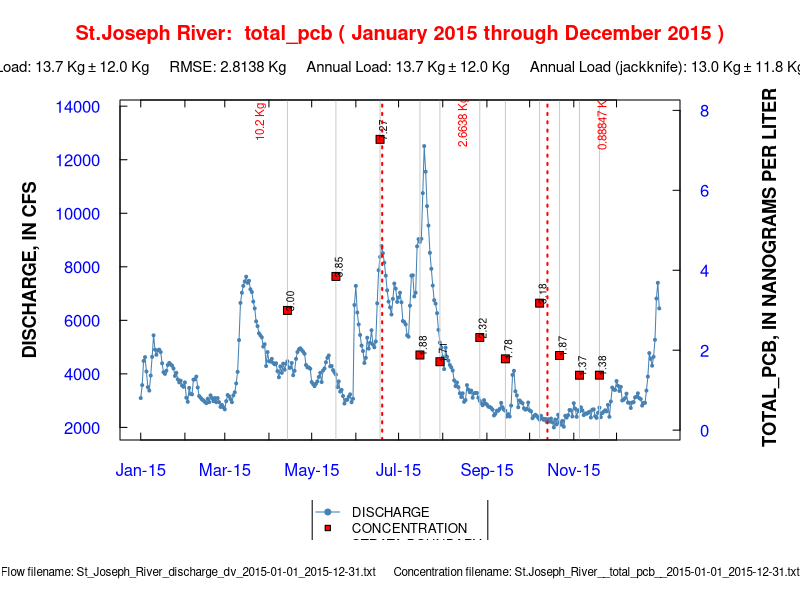
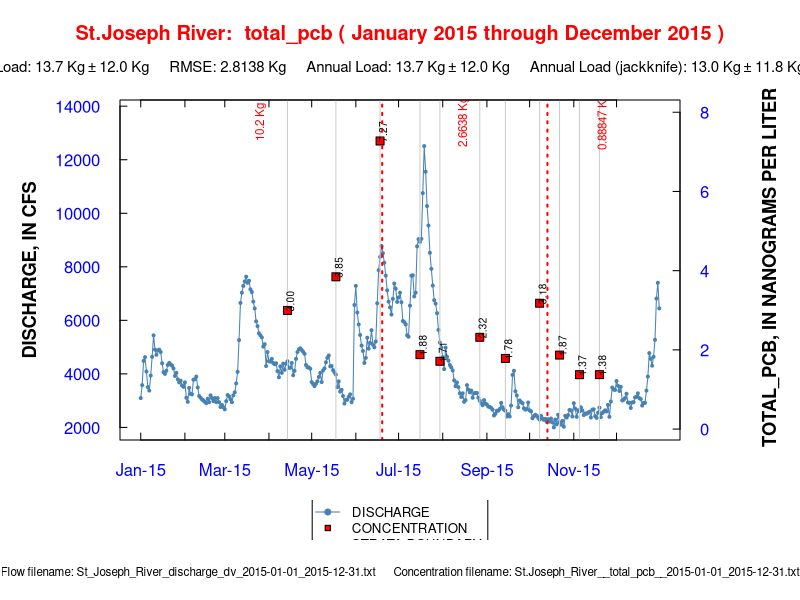

Source code (R) for these figures, in order:
 flow<-data.frame(cbind(Date=1,Q=rep(0,         365 )))
 colnames(flow)<-c("Date","Q")
 conc<-data.frame(cbind(Date=1,Q=rep(0,          11 )))
 colnames(conc)<-c("Date","Conc")
 num_strata<-3
 bound<-data.frame(Date=rep(0,           2 ))
 strata<-data.frame(Date=rep(0,           3 ))
flow$Date[1] <- "2015-01-01"; flow$Q[1] <-3095.499
flow$Date[2] <- "2015-01-02"; flow$Q[2] <-3579.569
flow$Date[3] <- "2015-01-03"; flow$Q[3] <-4484.015
flow$Date[4] <- "2015-01-04"; flow$Q[4] <-4624.141
flow$Date[5] <- "2015-01-05"; flow$Q[5] <-4089.116
flow$Date[6] <- "2015-01-06"; flow$Q[6] <-3503.137
flow$Date[7] <- "2015-01-07"; flow$Q[7] <-3375.750
flow$Date[8] <- "2015-01-08"; flow$Q[8] <-3936.252
flow$Date[9] <- "2015-01-09"; flow$Q[9] <-4636.879
flow$Date[10] <- "2015-01-10"; flow$Q[10] <-5439.416
flow$Date[11] <- "2015-01-11"; flow$Q[11] <-4904.392
flow$Date[12] <- "2015-01-12"; flow$Q[12] <-4713.312
flow$Date[13] <- "2015-01-13"; flow$Q[13] <-4878.914
flow$Date[14] <- "2015-01-14"; flow$Q[14] <-4904.392
flow$Date[15] <- "2015-01-15"; flow$Q[15] <-4815.221
flow$Date[16] <- "2015-01-16"; flow$Q[16] <-4394.845
flow$Date[17] <- "2015-01-17"; flow$Q[17] <-4063.639
flow$Date[18] <- "2015-01-18"; flow$Q[18] <-3999.945
flow$Date[19] <- "2015-01-19"; flow$Q[19] <-4114.594
flow$Date[20] <- "2015-01-20"; flow$Q[20] <-4331.151
flow$Date[21] <- "2015-01-21"; flow$Q[21] <-4407.583
flow$Date[22] <- "2015-01-22"; flow$Q[22] <-4356.628
flow$Date[23] <- "2015-01-23"; flow$Q[23] <-4305.674
flow$Date[24] <- "2015-01-24"; flow$Q[24] <-4203.764
flow$Date[25] <- "2015-01-25"; flow$Q[25] <-3923.513
flow$Date[26] <- "2015-01-26"; flow$Q[26] <-4038.161
flow$Date[27] <- "2015-01-27"; flow$Q[27] <-3796.127
flow$Date[28] <- "2015-01-28"; flow$Q[28] <-3681.478
flow$Date[29] <- "2015-01-29"; flow$Q[29] <-3745.172
flow$Date[30] <- "2015-01-30"; flow$Q[30] <-3566.830
flow$Date[31] <- "2015-01-31"; flow$Q[31] <-3515.876
flow$Date[32] <- "2015-02-01"; flow$Q[32] <-3681.478
flow$Date[33] <- "2015-02-02"; flow$Q[33] <-3108.238
flow$Date[34] <- "2015-02-03"; flow$Q[34] <-2955.374
flow$Date[35] <- "2015-02-04"; flow$Q[35] <-3477.660
flow$Date[36] <- "2015-02-05"; flow$Q[36] <-3248.363
flow$Date[37] <- "2015-02-06"; flow$Q[37] <-3235.625
flow$Date[38] <- "2015-02-07"; flow$Q[38] <-3783.388
flow$Date[39] <- "2015-02-08"; flow$Q[39] <-3796.127
flow$Date[40] <- "2015-02-09"; flow$Q[40] <-3898.036
flow$Date[41] <- "2015-02-10"; flow$Q[41] <-3490.398
flow$Date[42] <- "2015-02-11"; flow$Q[42] <-3171.931
flow$Date[43] <- "2015-02-12"; flow$Q[43] <-3108.238
flow$Date[44] <- "2015-02-13"; flow$Q[44] <-3044.544
flow$Date[45] <- "2015-02-14"; flow$Q[45] <-3006.328
flow$Date[46] <- "2015-02-15"; flow$Q[46] <-2955.374
flow$Date[47] <- "2015-02-16"; flow$Q[47] <-2904.419
flow$Date[48] <- "2015-02-17"; flow$Q[48] <-3070.022
flow$Date[49] <- "2015-02-18"; flow$Q[49] <-2942.635
flow$Date[50] <- "2015-02-19"; flow$Q[50] <-3197.409
flow$Date[51] <- "2015-02-20"; flow$Q[51] <-3095.499
flow$Date[52] <- "2015-02-21"; flow$Q[52] <-2980.851
flow$Date[53] <- "2015-02-22"; flow$Q[53] <-3095.499
flow$Date[54] <- "2015-02-23"; flow$Q[54] <-2942.635
flow$Date[55] <- "2015-02-24"; flow$Q[55] <-3095.499
flow$Date[56] <- "2015-02-25"; flow$Q[56] <-2942.635
flow$Date[57] <- "2015-02-26"; flow$Q[57] <-2764.294
flow$Date[58] <- "2015-02-27"; flow$Q[58] <-2840.726
flow$Date[59] <- "2015-02-28"; flow$Q[59] <-2751.555
flow$Date[60] <- "2015-03-01"; flow$Q[60] <-2675.123
flow$Date[61] <- "2015-03-02"; flow$Q[61] <-2980.851
flow$Date[62] <- "2015-03-03"; flow$Q[62] <-3210.147
flow$Date[63] <- "2015-03-04"; flow$Q[63] <-3159.193
flow$Date[64] <- "2015-03-05"; flow$Q[64] <-3057.283
flow$Date[65] <- "2015-03-06"; flow$Q[65] <-2942.635
flow$Date[66] <- "2015-03-07"; flow$Q[66] <-3197.409
flow$Date[67] <- "2015-03-08"; flow$Q[67] <-3312.057
flow$Date[68] <- "2015-03-09"; flow$Q[68] <-3643.262
flow$Date[69] <- "2015-03-10"; flow$Q[69] <-4076.378
flow$Date[70] <- "2015-03-11"; flow$Q[70] <-5261.075
flow$Date[71] <- "2015-03-12"; flow$Q[71] <-6649.591
flow$Date[72] <- "2015-03-13"; flow$Q[72] <-7031.751
flow$Date[73] <- "2015-03-14"; flow$Q[73] <-7286.525
flow$Date[74] <- "2015-03-15"; flow$Q[74] <-7452.128
flow$Date[75] <- "2015-03-16"; flow$Q[75] <-7630.469
flow$Date[76] <- "2015-03-17"; flow$Q[76] <-7401.173
flow$Date[77] <- "2015-03-18"; flow$Q[77] <-7477.605
flow$Date[78] <- "2015-03-19"; flow$Q[78] <-7159.138
flow$Date[79] <- "2015-03-20"; flow$Q[79] <-7057.229
flow$Date[80] <- "2015-03-21"; flow$Q[80] <-6700.546
flow$Date[81] <- "2015-03-22"; flow$Q[81] <-6445.772
flow$Date[82] <- "2015-03-23"; flow$Q[82] <-5961.702
flow$Date[83] <- "2015-03-24"; flow$Q[83] <-5783.361
flow$Date[84] <- "2015-03-25"; flow$Q[84] <-5515.848
flow$Date[85] <- "2015-03-26"; flow$Q[85] <-5439.416
flow$Date[86] <- "2015-03-27"; flow$Q[86] <-5362.984
flow$Date[87] <- "2015-03-28"; flow$Q[87] <-5019.040
flow$Date[88] <- "2015-03-29"; flow$Q[88] <-5108.211
flow$Date[89] <- "2015-03-30"; flow$Q[89] <-4292.935
flow$Date[90] <- "2015-03-31"; flow$Q[90] <-4815.221
flow$Date[91] <- "2015-04-01"; flow$Q[91] <-4471.277
flow$Date[92] <- "2015-04-02"; flow$Q[92] <-4458.538
flow$Date[93] <- "2015-04-03"; flow$Q[93] <-4560.447
flow$Date[94] <- "2015-04-04"; flow$Q[94] <-4407.583
flow$Date[95] <- "2015-04-05"; flow$Q[95] <-4356.628
flow$Date[96] <- "2015-04-06"; flow$Q[96] <-4394.845
flow$Date[97] <- "2015-04-07"; flow$Q[97] <-4101.855
flow$Date[98] <- "2015-04-08"; flow$Q[98] <-3872.559
flow$Date[99] <- "2015-04-09"; flow$Q[99] <-4280.196
flow$Date[100] <- "2015-04-10"; flow$Q[100] <-4038.161
flow$Date[101] <- "2015-04-11"; flow$Q[101] <-4382.106
flow$Date[102] <- "2015-04-12"; flow$Q[102] <-4152.810
flow$Date[103] <- "2015-04-13"; flow$Q[103] <-4382.106
flow$Date[104] <- "2015-04-14"; flow$Q[104] <-4471.277
flow$Date[105] <- "2015-04-15"; flow$Q[105] <-4229.242
flow$Date[106] <- "2015-04-16"; flow$Q[106] <-4229.242
flow$Date[107] <- "2015-04-17"; flow$Q[107] <-4407.583
flow$Date[108] <- "2015-04-18"; flow$Q[108] <-3948.991
flow$Date[109] <- "2015-04-19"; flow$Q[109] <-4114.594
flow$Date[110] <- "2015-04-20"; flow$Q[110] <-4560.447
flow$Date[111] <- "2015-04-21"; flow$Q[111] <-4815.221
flow$Date[112] <- "2015-04-22"; flow$Q[112] <-4917.130
flow$Date[113] <- "2015-04-23"; flow$Q[113] <-4955.346
flow$Date[114] <- "2015-04-24"; flow$Q[114] <-4891.653
flow$Date[115] <- "2015-04-25"; flow$Q[115] <-4827.960
flow$Date[116] <- "2015-04-26"; flow$Q[116] <-4751.528
flow$Date[117] <- "2015-04-27"; flow$Q[117] <-4331.151
flow$Date[118] <- "2015-04-28"; flow$Q[118] <-4241.980
flow$Date[119] <- "2015-04-29"; flow$Q[119] <-4241.980
flow$Date[120] <- "2015-04-30"; flow$Q[120] <-4191.026
flow$Date[121] <- "2015-05-01"; flow$Q[121] <-3694.217
flow$Date[122] <- "2015-05-02"; flow$Q[122] <-3617.785
flow$Date[123] <- "2015-05-03"; flow$Q[123] <-3541.353
flow$Date[124] <- "2015-05-04"; flow$Q[124] <-3630.524
flow$Date[125] <- "2015-05-05"; flow$Q[125] <-3719.694
flow$Date[126] <- "2015-05-06"; flow$Q[126] <-3885.297
flow$Date[127] <- "2015-05-07"; flow$Q[127] <-4038.161
flow$Date[128] <- "2015-05-08"; flow$Q[128] <-3694.217
flow$Date[129] <- "2015-05-09"; flow$Q[129] <-4127.332
flow$Date[130] <- "2015-05-10"; flow$Q[130] <-4203.764
flow$Date[131] <- "2015-05-11"; flow$Q[131] <-4433.061
flow$Date[132] <- "2015-05-12"; flow$Q[132] <-4598.663
flow$Date[133] <- "2015-05-13"; flow$Q[133] <-4687.834
flow$Date[134] <- "2015-05-14"; flow$Q[134] <-4280.196
flow$Date[135] <- "2015-05-15"; flow$Q[135] <-4292.935
flow$Date[136] <- "2015-05-16"; flow$Q[136] <-4140.071
flow$Date[137] <- "2015-05-17"; flow$Q[137] <-4050.900
flow$Date[138] <- "2015-05-18"; flow$Q[138] <-3974.468
flow$Date[139] <- "2015-05-19"; flow$Q[139] <-3503.137
flow$Date[140] <- "2015-05-20"; flow$Q[140] <-3719.694
flow$Date[141] <- "2015-05-21"; flow$Q[141] <-3337.534
flow$Date[142] <- "2015-05-22"; flow$Q[142] <-3401.227
flow$Date[143] <- "2015-05-23"; flow$Q[143] <-3171.931
flow$Date[144] <- "2015-05-24"; flow$Q[144] <-2891.680
flow$Date[145] <- "2015-05-25"; flow$Q[145] <-3031.806
flow$Date[146] <- "2015-05-26"; flow$Q[146] <-3031.806
flow$Date[147] <- "2015-05-27"; flow$Q[147] <-3146.454
flow$Date[148] <- "2015-05-28"; flow$Q[148] <-3235.625
flow$Date[149] <- "2015-05-29"; flow$Q[149] <-2942.635
flow$Date[150] <- "2015-05-30"; flow$Q[150] <-3070.022
flow$Date[151] <- "2015-05-31"; flow$Q[151] <-6573.159
flow$Date[152] <- "2015-06-01"; flow$Q[152] <-7286.525
flow$Date[153] <- "2015-06-02"; flow$Q[153] <-6292.908
flow$Date[154] <- "2015-06-03"; flow$Q[154] <-5847.054
flow$Date[155] <- "2015-06-04"; flow$Q[155] <-5452.155
flow$Date[156] <- "2015-06-05"; flow$Q[156] <-5057.256
flow$Date[157] <- "2015-06-06"; flow$Q[157] <-4853.437
flow$Date[158] <- "2015-06-07"; flow$Q[158] <-4407.583
flow$Date[159] <- "2015-06-08"; flow$Q[159] <-4598.663
flow$Date[160] <- "2015-06-09"; flow$Q[160] <-5350.245
flow$Date[161] <- "2015-06-10"; flow$Q[161] <-4942.608
flow$Date[162] <- "2015-06-11"; flow$Q[162] <-5159.165
flow$Date[163] <- "2015-06-12"; flow$Q[163] <-5630.496
flow$Date[164] <- "2015-06-13"; flow$Q[164] <-5095.472
flow$Date[165] <- "2015-06-14"; flow$Q[165] <-4993.562
flow$Date[166] <- "2015-06-15"; flow$Q[166] <-5210.120
flow$Date[167] <- "2015-06-16"; flow$Q[167] <-6636.852
flow$Date[168] <- "2015-06-17"; flow$Q[168] <-7872.504
flow$Date[169] <- "2015-06-18"; flow$Q[169] <-8369.313
flow$Date[170] <- "2015-06-19"; flow$Q[170] <-8776.950
flow$Date[171] <- "2015-06-20"; flow$Q[171] <-8509.438
flow$Date[172] <- "2015-06-21"; flow$Q[172] <-8152.755
flow$Date[173] <- "2015-06-22"; flow$Q[173] <-7668.685
flow$Date[174] <- "2015-06-23"; flow$Q[174] <-7120.922
flow$Date[175] <- "2015-06-24"; flow$Q[175] <-6700.546
flow$Date[176] <- "2015-06-25"; flow$Q[176] <-6483.988
flow$Date[177] <- "2015-06-26"; flow$Q[177] <-6216.476
flow$Date[178] <- "2015-06-27"; flow$Q[178] <-6802.455
flow$Date[179] <- "2015-06-28"; flow$Q[179] <-7375.696
flow$Date[180] <- "2015-06-29"; flow$Q[180] <-7184.615
flow$Date[181] <- "2015-06-30"; flow$Q[181] <-6687.807
flow$Date[182] <- "2015-07-01"; flow$Q[182] <-6853.410
flow$Date[183] <- "2015-07-02"; flow$Q[183] <-7031.751
flow$Date[184] <- "2015-07-03"; flow$Q[184] <-6675.068
flow$Date[185] <- "2015-07-04"; flow$Q[185] <-5974.441
flow$Date[186] <- "2015-07-05"; flow$Q[186] <-5936.225
flow$Date[187] <- "2015-07-06"; flow$Q[187] <-5847.054
flow$Date[188] <- "2015-07-07"; flow$Q[188] <-5439.416
flow$Date[189] <- "2015-07-08"; flow$Q[189] <-5388.462
flow$Date[190] <- "2015-07-09"; flow$Q[190] <-6547.681
flow$Date[191] <- "2015-07-10"; flow$Q[191] <-7668.685
flow$Date[192] <- "2015-07-11"; flow$Q[192] <-7681.424
flow$Date[193] <- "2015-07-12"; flow$Q[193] <-6891.626
flow$Date[194] <- "2015-07-13"; flow$Q[194] <-7031.751
flow$Date[195] <- "2015-07-14"; flow$Q[195] <-8764.212
flow$Date[196] <- "2015-07-15"; flow$Q[196] <-9031.724
flow$Date[197] <- "2015-07-16"; flow$Q[197] <-8929.815
flow$Date[198] <- "2015-07-17"; flow$Q[198] <-9044.463
flow$Date[199] <- "2015-07-18"; flow$Q[199] <-10751.446
flow$Date[200] <- "2015-07-19"; flow$Q[200] <-12509.384
flow$Date[201] <- "2015-07-20"; flow$Q[201] <-11553.983
flow$Date[202] <- "2015-07-21"; flow$Q[202] <-10267.376
flow$Date[203] <- "2015-07-22"; flow$Q[203] <-9541.271
flow$Date[204] <- "2015-07-23"; flow$Q[204] <-8522.177
flow$Date[205] <- "2015-07-24"; flow$Q[205] <-7923.459
flow$Date[206] <- "2015-07-25"; flow$Q[206] <-7299.264
flow$Date[207] <- "2015-07-26"; flow$Q[207] <-6751.500
flow$Date[208] <- "2015-07-27"; flow$Q[208] <-6624.113
flow$Date[209] <- "2015-07-28"; flow$Q[209] <-6267.430
flow$Date[210] <- "2015-07-29"; flow$Q[210] <-5643.235
flow$Date[211] <- "2015-07-30"; flow$Q[211] <-5171.904
flow$Date[212] <- "2015-07-31"; flow$Q[212] <-4980.824
flow$Date[213] <- "2015-08-01"; flow$Q[213] <-4624.141
flow$Date[214] <- "2015-08-02"; flow$Q[214] <-4178.287
flow$Date[215] <- "2015-08-03"; flow$Q[215] <-4980.824
flow$Date[216] <- "2015-08-04"; flow$Q[216] <-4636.879
flow$Date[217] <- "2015-08-05"; flow$Q[217] <-4496.754
flow$Date[218] <- "2015-08-06"; flow$Q[218] <-4331.151
flow$Date[219] <- "2015-08-07"; flow$Q[219] <-4241.980
flow$Date[220] <- "2015-08-08"; flow$Q[220] <-4127.332
flow$Date[221] <- "2015-08-09"; flow$Q[221] <-3757.911
flow$Date[222] <- "2015-08-10"; flow$Q[222] <-3541.353
flow$Date[223] <- "2015-08-11"; flow$Q[223] <-3681.478
flow$Date[224] <- "2015-08-12"; flow$Q[224] <-3503.137
flow$Date[225] <- "2015-08-13"; flow$Q[225] <-3273.841
flow$Date[226] <- "2015-08-14"; flow$Q[226] <-3133.715
flow$Date[227] <- "2015-08-15"; flow$Q[227] <-3273.841
flow$Date[228] <- "2015-08-16"; flow$Q[228] <-2955.374
flow$Date[229] <- "2015-08-17"; flow$Q[229] <-3019.067
flow$Date[230] <- "2015-08-18"; flow$Q[230] <-3579.569
flow$Date[231] <- "2015-08-19"; flow$Q[231] <-3413.966
flow$Date[232] <- "2015-08-20"; flow$Q[232] <-3312.057
flow$Date[233] <- "2015-08-21"; flow$Q[233] <-3375.750
flow$Date[234] <- "2015-08-22"; flow$Q[234] <-3108.238
flow$Date[235] <- "2015-08-23"; flow$Q[235] <-3273.841
flow$Date[236] <- "2015-08-24"; flow$Q[236] <-3286.579
flow$Date[237] <- "2015-08-25"; flow$Q[237] <-3286.579
flow$Date[238] <- "2015-08-26"; flow$Q[238] <-3108.238
flow$Date[239] <- "2015-08-27"; flow$Q[239] <-2993.590
flow$Date[240] <- "2015-08-28"; flow$Q[240] <-2904.419
flow$Date[241] <- "2015-08-29"; flow$Q[241] <-2827.987
flow$Date[242] <- "2015-08-30"; flow$Q[242] <-3019.067
flow$Date[243] <- "2015-08-31"; flow$Q[243] <-2891.680
flow$Date[244] <- "2015-09-01"; flow$Q[244] <-2853.464
flow$Date[245] <- "2015-09-02"; flow$Q[245] <-2777.032
flow$Date[246] <- "2015-09-03"; flow$Q[246] <-2764.294
flow$Date[247] <- "2015-09-04"; flow$Q[247] <-2726.077
flow$Date[248] <- "2015-09-05"; flow$Q[248] <-2662.384
flow$Date[249] <- "2015-09-06"; flow$Q[249] <-2445.827
flow$Date[250] <- "2015-09-07"; flow$Q[250] <-2509.520
flow$Date[251] <- "2015-09-08"; flow$Q[251] <-2624.168
flow$Date[252] <- "2015-09-09"; flow$Q[252] <-2624.168
flow$Date[253] <- "2015-09-10"; flow$Q[253] <-2687.861
flow$Date[254] <- "2015-09-11"; flow$Q[254] <-2917.158
flow$Date[255] <- "2015-09-12"; flow$Q[255] <-2751.555
flow$Date[256] <- "2015-09-13"; flow$Q[256] <-2662.384
flow$Date[257] <- "2015-09-14"; flow$Q[257] <-2624.168
flow$Date[258] <- "2015-09-15"; flow$Q[258] <-2407.610
flow$Date[259] <- "2015-09-16"; flow$Q[259] <-2496.781
flow$Date[260] <- "2015-09-17"; flow$Q[260] <-2407.610
flow$Date[261] <- "2015-09-18"; flow$Q[261] <-2815.248
flow$Date[262] <- "2015-09-19"; flow$Q[262] <-3961.729
flow$Date[263] <- "2015-09-20"; flow$Q[263] <-4114.594
flow$Date[264] <- "2015-09-21"; flow$Q[264] <-3350.273
flow$Date[265] <- "2015-09-22"; flow$Q[265] <-3197.409
flow$Date[266] <- "2015-09-23"; flow$Q[266] <-2751.555
flow$Date[267] <- "2015-09-24"; flow$Q[267] <-3006.328
flow$Date[268] <- "2015-09-25"; flow$Q[268] <-2942.635
flow$Date[269] <- "2015-09-26"; flow$Q[269] <-2904.419
flow$Date[270] <- "2015-09-27"; flow$Q[270] <-2713.339
flow$Date[271] <- "2015-09-28"; flow$Q[271] <-2662.384
flow$Date[272] <- "2015-09-29"; flow$Q[272] <-2687.861
flow$Date[273] <- "2015-09-30"; flow$Q[273] <-2929.896
flow$Date[274] <- "2015-10-01"; flow$Q[274] <-2636.907
flow$Date[275] <- "2015-10-02"; flow$Q[275] <-2598.691
flow$Date[276] <- "2015-10-03"; flow$Q[276] <-2343.917
flow$Date[277] <- "2015-10-04"; flow$Q[277] <-2420.349
flow$Date[278] <- "2015-10-05"; flow$Q[278] <-2471.304
flow$Date[279] <- "2015-10-06"; flow$Q[279] <-2433.088
flow$Date[280] <- "2015-10-07"; flow$Q[280] <-2356.656
flow$Date[281] <- "2015-10-08"; flow$Q[281] <-2292.962
flow$Date[282] <- "2015-10-09"; flow$Q[282] <-2433.088
flow$Date[283] <- "2015-10-10"; flow$Q[283] <-2331.178
flow$Date[284] <- "2015-10-11"; flow$Q[284] <-2280.224
flow$Date[285] <- "2015-10-12"; flow$Q[285] <-2318.440
flow$Date[286] <- "2015-10-13"; flow$Q[286] <-2203.792
flow$Date[287] <- "2015-10-14"; flow$Q[287] <-2305.701
flow$Date[288] <- "2015-10-15"; flow$Q[288] <-2216.530
flow$Date[289] <- "2015-10-16"; flow$Q[289] <-2331.178
flow$Date[290] <- "2015-10-17"; flow$Q[290] <-2191.053
flow$Date[291] <- "2015-10-18"; flow$Q[291] <-1999.973
flow$Date[292] <- "2015-10-19"; flow$Q[292] <-2292.962
flow$Date[293] <- "2015-10-20"; flow$Q[293] <-2114.621
flow$Date[294] <- "2015-10-21"; flow$Q[294] <-2471.304
flow$Date[295] <- "2015-10-22"; flow$Q[295] <-2191.053
flow$Date[296] <- "2015-10-23"; flow$Q[296] <-2101.882
flow$Date[297] <- "2015-10-24"; flow$Q[297] <-2242.008
flow$Date[298] <- "2015-10-25"; flow$Q[298] <-2025.450
flow$Date[299] <- "2015-10-26"; flow$Q[299] <-2433.088
flow$Date[300] <- "2015-10-27"; flow$Q[300] <-2369.394
flow$Date[301] <- "2015-10-28"; flow$Q[301] <-2458.565
flow$Date[302] <- "2015-10-29"; flow$Q[302] <-2649.645
flow$Date[303] <- "2015-10-30"; flow$Q[303] <-2636.907
flow$Date[304] <- "2015-10-31"; flow$Q[304] <-2407.610
flow$Date[305] <- "2015-11-01"; flow$Q[305] <-2904.419
flow$Date[306] <- "2015-11-02"; flow$Q[306] <-2700.600
flow$Date[307] <- "2015-11-03"; flow$Q[307] <-2394.872
flow$Date[308] <- "2015-11-04"; flow$Q[308] <-2636.907
flow$Date[309] <- "2015-11-05"; flow$Q[309] <-2598.691
flow$Date[310] <- "2015-11-06"; flow$Q[310] <-2751.555
flow$Date[311] <- "2015-11-07"; flow$Q[311] <-2636.907
flow$Date[312] <- "2015-11-08"; flow$Q[312] <-2458.565
flow$Date[313] <- "2015-11-09"; flow$Q[313] <-2522.259
flow$Date[314] <- "2015-11-10"; flow$Q[314] <-2509.520
flow$Date[315] <- "2015-11-11"; flow$Q[315] <-2547.736
flow$Date[316] <- "2015-11-12"; flow$Q[316] <-2585.952
flow$Date[317] <- "2015-11-13"; flow$Q[317] <-2369.394
flow$Date[318] <- "2015-11-14"; flow$Q[318] <-2662.384
flow$Date[319] <- "2015-11-15"; flow$Q[319] <-2675.123
flow$Date[320] <- "2015-11-16"; flow$Q[320] <-2420.349
flow$Date[321] <- "2015-11-17"; flow$Q[321] <-2356.656
flow$Date[322] <- "2015-11-18"; flow$Q[322] <-2547.736
flow$Date[323] <- "2015-11-19"; flow$Q[323] <-2738.816
flow$Date[324] <- "2015-11-20"; flow$Q[324] <-2382.133
flow$Date[325] <- "2015-11-21"; flow$Q[325] <-2534.997
flow$Date[326] <- "2015-11-22"; flow$Q[326] <-2585.952
flow$Date[327] <- "2015-11-23"; flow$Q[327] <-2636.907
flow$Date[328] <- "2015-11-24"; flow$Q[328] <-2598.691
flow$Date[329] <- "2015-11-25"; flow$Q[329] <-2840.726
flow$Date[330] <- "2015-11-26"; flow$Q[330] <-2394.872
flow$Date[331] <- "2015-11-27"; flow$Q[331] <-2968.112
flow$Date[332] <- "2015-11-28"; flow$Q[332] <-3490.398
flow$Date[333] <- "2015-11-29"; flow$Q[333] <-3413.966
flow$Date[334] <- "2015-11-30"; flow$Q[334] <-3401.227
flow$Date[335] <- "2015-12-01"; flow$Q[335] <-3732.433
flow$Date[336] <- "2015-12-02"; flow$Q[336] <-3554.092
flow$Date[337] <- "2015-12-03"; flow$Q[337] <-3363.011
flow$Date[338] <- "2015-12-04"; flow$Q[338] <-3515.876
flow$Date[339] <- "2015-12-05"; flow$Q[339] <-3006.328
flow$Date[340] <- "2015-12-06"; flow$Q[340] <-3031.806
flow$Date[341] <- "2015-12-07"; flow$Q[341] <-3095.499
flow$Date[342] <- "2015-12-08"; flow$Q[342] <-3261.102
flow$Date[343] <- "2015-12-09"; flow$Q[343] <-2929.896
flow$Date[344] <- "2015-12-10"; flow$Q[344] <-2917.158
flow$Date[345] <- "2015-12-11"; flow$Q[345] <-2726.077
flow$Date[346] <- "2015-12-12"; flow$Q[346] <-2929.896
flow$Date[347] <- "2015-12-13"; flow$Q[347] <-2942.635
flow$Date[348] <- "2015-12-14"; flow$Q[348] <-3120.977
flow$Date[349] <- "2015-12-15"; flow$Q[349] <-3146.454
flow$Date[350] <- "2015-12-16"; flow$Q[350] <-3273.841
flow$Date[351] <- "2015-12-17"; flow$Q[351] <-3095.499
flow$Date[352] <- "2015-12-18"; flow$Q[352] <-3057.283
flow$Date[353] <- "2015-12-19"; flow$Q[353] <-2815.248
flow$Date[354] <- "2015-12-20"; flow$Q[354] <-2917.158
flow$Date[355] <- "2015-12-21"; flow$Q[355] <-2917.158
flow$Date[356] <- "2015-12-22"; flow$Q[356] <-3375.750
flow$Date[357] <- "2015-12-23"; flow$Q[357] <-3898.036
flow$Date[358] <- "2015-12-24"; flow$Q[358] <-4777.005
flow$Date[359] <- "2015-12-25"; flow$Q[359] <-4560.447
flow$Date[360] <- "2015-12-26"; flow$Q[360] <-4305.674
flow$Date[361] <- "2015-12-27"; flow$Q[361] <-4636.879
flow$Date[362] <- "2015-12-28"; flow$Q[362] <-5273.813
flow$Date[363] <- "2015-12-29"; flow$Q[363] <-6815.194
flow$Date[364] <- "2015-12-30"; flow$Q[364] <-7401.173
flow$Date[365] <- "2015-12-31"; flow$Q[365] <-6445.772
conc$Date[1] <- "2015-04-14"; conc$Conc[1] <- 2.995
conc$Date[2] <- "2015-05-18"; conc$Conc[2] <- 3.845
conc$Date[3] <- "2015-06-18"; conc$Conc[3] <- 7.274
conc$Date[4] <- "2015-07-16"; conc$Conc[4] <- 1.880
conc$Date[5] <- "2015-07-30"; conc$Conc[5] <- 1.712
conc$Date[6] <- "2015-08-27"; conc$Conc[6] <- 2.318
conc$Date[7] <- "2015-09-14"; conc$Conc[7] <- 1.784
conc$Date[8] <- "2015-10-08"; conc$Conc[8] <- 3.177
conc$Date[9] <- "2015-10-22"; conc$Conc[9] <- 1.868
conc$Date[10] <- "2015-11-05"; conc$Conc[10] <- 1.374
conc$Date[11] <- "2015-11-19"; conc$Conc[11] <- 1.375
bound$Date[1]<-"2015-06-18"
bound$Date[2]<-"2015-10-12"
 dummy<-runif(length(flow$Date))*max(conc$Conc)*1.1
 flow$Date<-as.Date(flow$Date)
 conc$Date<-as.Date(conc$Date)
 bound$Date<-as.Date(bound$Date)
 first<-flow$Date[1]
 last<-flow$Date[length(flow$Date)]
 datetext<-paste(format(first,format="%B %Y"),"through",format(last,format="%B %Y"))
 strata$Date[1]<-mean(flow$Date[flow$Date<=bound$Date[1]])
 strata$Date[num_strata]<-mean(flow$Date[flow$Date>bound$Date[num_strata-1]])
strata$Date[2]<-mean(flow$Date[flow$Date>bound$Date[1] & flow$Date<=bound$Date[2]])
 png(filename = "output/St.JosephRiver__total_pcb_20150101-20151231.png", width = 1024, height = 768, units = "px", pointsize = 12, bg = "white", res = NA)
 nf <- layout(matrix(c(1,2),2,1,byrow=F), width=2,height=c(5,1))
 # set margins: bottom, left side, top, right side
 par(mar=c(3,6,5,6))
 par(bg="white")
 par(tcl=0.35)
 y<-flow$Q
 y[y>median(y)]<-y[y>median(y)]*1.1
 plot(x=flow$Date,y=y, type="n", axes=FALSE, ann=FALSE)
 mtext("DISCHARGE, IN CFS",side=2,line=4,font=2,cex=1.1)
 lines(x=flow$Date,y=flow$Q, col="steelblue")
 points(x=flow$Date,y=flow$Q, pch=19, col="steelblue", cex=0.4)
 axis(2, col.axis="blue", las=1)
 axis.Date(1,flow$Date,col.axis="blue",format="%b-%y",at=seq(as.Date(flow$Date[1]),as.Date(flow$Date[length(flow$Date)]),"months"))
 axis.Date(1,flow$Date,side=3,labels=F,at=seq(as.Date(flow$Date[1]),as.Date(flow$Date[length(flow$Date)]),"months"))
 title.txt<-paste("St.Joseph River:  total_pcb (",datetext,")")
 title(main=title.txt, font.main=2, col.main="red",line=3)
 mtext(expression("Load: 13.7 Kg" %+-% "12.0 Kg     RMSE: 2.8138 Kg     Annual Load: 13.7 Kg" %+-% "12.0 Kg     Annual Load (jackknife): 13.0 Kg" %+-% "11.8 Kg"),side=3,line=1,font=2,cex=0.9)
 par(new=TRUE)
 plot(x=flow$Date,y=dummy, type="n", axes=FALSE, ann=FALSE)
 axis(4, col.axis="blue", las=1)
 mtext(" TOTAL_PCB, IN NANOGRAMS PER LITER",side=4,line=4,font=2,cex=1.1)
 abline(v=conc$Date,col="grey80")
 points(x=conc$Date,y=conc$Conc, pch=22, bg="red", cex=1.2)
 if(mean(conc$Conc)<0.1) {
text(x=conc$Date+2,y=conc$Conc + 0.240, sprintf("%.3f",conc$Conc),cex=0.6,srt=90)
 } else {
text(x=conc$Date+2,y=conc$Conc + 0.240, sprintf("%.2f",conc$Conc),cex=0.6,srt=90)
 }
 abline(v=bound$Date+1.5,col="red",lty=3,lwd=2)
 text(x=strata$Date[1],y=0.97*max(dummy),"10.2 Kg",srt=90,cex=0.7,col="red")
 text(x=strata$Date[2],y=0.97*max(dummy),"2.6638 Kg",srt=90,cex=0.7,col="red")
 text(x=strata$Date[3],y=0.97*max(dummy),"0.88847 Kg",srt=90,cex=0.7,col="red")
 box()
 leg.txt<-c("DISCHARGE","CONCENTRATION","STRATA BOUNDARY")
 leg.col<-c("steelblue","black","red")
 leg.cex<-0.8
 leg.lty<-c(1,NA,3)
 leg.lwd<-c(1,NA,2)
 leg.pch<-c(19,22,NA)
 pt.bg<-c("black","red","black")
 par(mar=c(3,0,0,0))
 plot(1:10,1:10,type="n",axes=F,ann=F)
 mtext("Flow filename: St_Joseph_River_discharge_dv_2015-01-01_2015-12-31.txt      Concentration filename: St.Joseph_River__total_pcb__2015-01-01_2015-12-31.txt",side=1,line=1,font=1,cex=0.7)
 legend("center",legend=leg.txt,lty=leg.lty,col=leg.col,pch=leg.pch,lwd=leg.lwd,cex=leg.cex,pt.bg=pt.bg,inset=c(0.02,0.02),title="EXPLANATION")
 dev.off()
 dummy<-runif(length(flow$Date))*max(conc$Conc)*1.1
 flow$Date<-as.Date(flow$Date)
 conc$Date<-as.Date(conc$Date)
 bound$Date<-as.Date(bound$Date)
 first<-flow$Date[1]
 last<-flow$Date[length(flow$Date)]
 datetext<-paste(format(first,format="%B %Y"),"through",format(last,format="%B %Y"))
 strata$Date[1]<-mean(flow$Date[flow$Date<=bound$Date[1]])
 strata$Date[num_strata]<-mean(flow$Date[flow$Date>bound$Date[num_strata-1]])
strata$Date[2]<-mean(flow$Date[flow$Date>bound$Date[1] & flow$Date<=bound$Date[2]])
 pdf(file = "output/St.JosephRiver__total_pcb_20150101-20151231.pdf", width = 11, height = 8.5)
 nf <- layout(matrix(c(1,2),2,1,byrow=F), width=2,height=c(5,1))
 # set margins: bottom, left side, top, right side
 par(mar=c(3,6,5,6))
 par(bg="white")
 par(tcl=0.35)
 y<-flow$Q
 y[y>median(y)]<-y[y>median(y)]*1.1
 plot(x=flow$Date,y=y, type="n", axes=FALSE, ann=FALSE)
 mtext("DISCHARGE, IN CFS",side=2,line=4,font=2,cex=1.1)
 lines(x=flow$Date,y=flow$Q, col="steelblue")
 points(x=flow$Date,y=flow$Q, pch=19, col="steelblue", cex=0.4)
 axis(2, col.axis="blue", las=1)
 axis.Date(1,flow$Date,col.axis="blue",format="%b-%y",at=seq(as.Date(flow$Date[1]),as.Date(flow$Date[length(flow$Date)]),"months"))
 axis.Date(1,flow$Date,side=3,labels=F,at=seq(as.Date(flow$Date[1]),as.Date(flow$Date[length(flow$Date)]),"months"))
 title.txt<-paste("St.Joseph River:  total_pcb (",datetext,")")
 title(main=title.txt, font.main=2, col.main="red",line=3)
 mtext(expression("Load: 13.7 Kg" %+-% "12.0 Kg     RMSE: 2.8138 Kg     Annual Load: 13.7 Kg" %+-% "12.0 Kg     Annual Load (jackknife): 13.0 Kg" %+-% "11.8 Kg"),side=3,line=1,font=2,cex=0.9)
 par(new=TRUE)
 plot(x=flow$Date,y=dummy, type="n", axes=FALSE, ann=FALSE)
 axis(4, col.axis="blue", las=1)
 mtext(" TOTAL_PCB, IN NANOGRAMS PER LITER",side=4,line=4,font=2,cex=1.1)
 abline(v=conc$Date,col="grey80")
 points(x=conc$Date,y=conc$Conc, pch=22, bg="red", cex=1.2)
 if(mean(conc$Conc)<0.1) {
text(x=conc$Date+2,y=conc$Conc + 0.240, sprintf("%.3f",conc$Conc),cex=0.6,srt=90)
 } else {
text(x=conc$Date+2,y=conc$Conc + 0.240, sprintf("%.2f",conc$Conc),cex=0.6,srt=90)
 }
 abline(v=bound$Date+1.5,col="red",lty=3,lwd=2)
 text(x=strata$Date[1],y=0.97*max(dummy),"10.2 Kg",srt=90,cex=0.7,col="red")
 text(x=strata$Date[2],y=0.97*max(dummy),"2.6638 Kg",srt=90,cex=0.7,col="red")
 text(x=strata$Date[3],y=0.97*max(dummy),"0.88847 Kg",srt=90,cex=0.7,col="red")
 box()
 leg.txt<-c("DISCHARGE","CONCENTRATION","STRATA BOUNDARY")
 leg.col<-c("steelblue","black","red")
 leg.cex<-0.8
 leg.lty<-c(1,NA,3)
 leg.lwd<-c(1,NA,2)
 leg.pch<-c(19,22,NA)
 pt.bg<-c("black","red","black")
 par(mar=c(3,0,0,0))
 plot(1:10,1:10,type="n",axes=F,ann=F)
 mtext("Flow filename: St_Joseph_River_discharge_dv_2015-01-01_2015-12-31.txt      Concentration filename: St.Joseph_River__total_pcb__2015-01-01_2015-12-31.txt",side=1,line=1,font=1,cex=0.7)
 legend("center",legend=leg.txt,lty=leg.lty,col=leg.col,pch=leg.pch,lwd=leg.lwd,cex=leg.cex,pt.bg=pt.bg,inset=c(0.02,0.02),title="EXPLANATION")
 dev.off()
